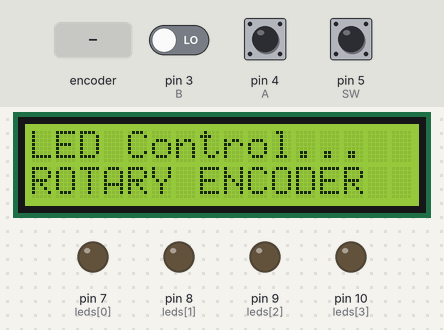
Bench run of a sketch on a simulated Arduino Uno, built with avr-gcc and run on an emulated ATmega328P. On the bench: 16×2 character LCD, output pins drawn as LEDs (lit = HIGH). The test bench sets the inputs (shaded band); at power-on: pin 5 (SW) HIGH, pin 3 (B) LOW, pin 4 (A) HIGH. What the sketch prints to the serial monitor is not drawn.

Above: at 1.2 s.
1.3 s: rotary encoder on pin 4 (A) / pin 3 (B) turned 3 steps (first pin leading)
At 3.0 s:
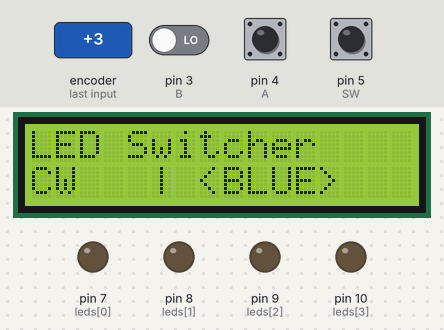
3.4 s: pin 5 (SW) pulled LOW for 0.15 s
At 4.2 s:
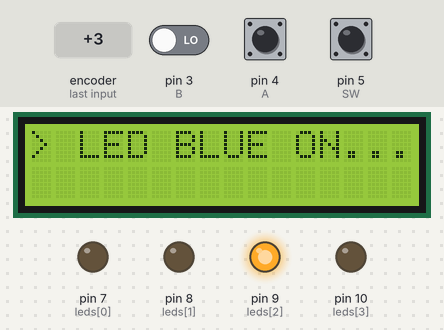
5.9 s: rotary encoder on pin 4 (A) / pin 3 (B) turned 2 steps (second pin leading)
At 7.4 s:
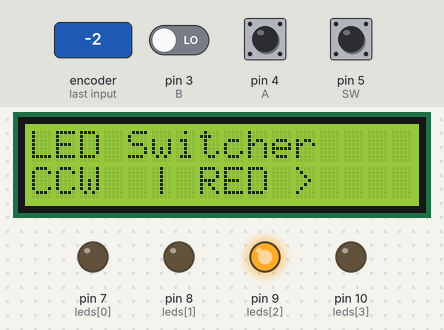
7.8 s: pin 5 (SW) pulled LOW for 1 s
At 8.1 s:
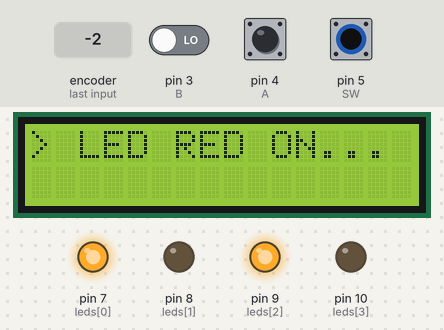
10.3 s: pin 5 (SW) pulled LOW for 0.15 s
At 11.1 s:
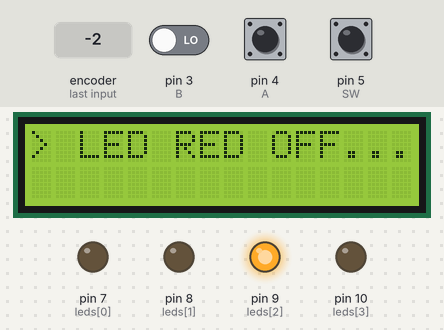
12.8 s: rotary encoder on pin 4 (A) / pin 3 (B) turned 3 steps (first pin leading)
At 14.4 s:
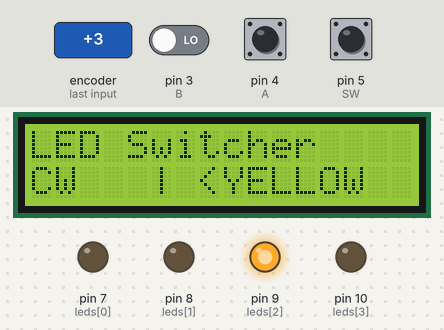
Timing chart, 0 to 15.9 s (numbered marks = the images above; inputs shaded):
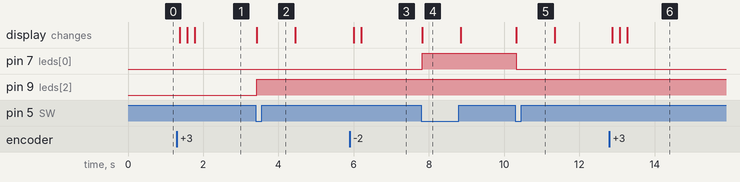

The sketch:

Rotary_Encoder_to_LCD_and_RGB.ino
```cpp
//source: https://yopiardinal.wordpress.com/2021/02/23/
//        counter-menggunakan-ky-040-dengan-arduino-uno-dan-lcd-1602-i2c-module/
//Modified and Expanded by Aldi Farhan Fahrosa
//IG: @dialectricals

//--------------------------------------------------------------------------------
#include <Wire.h> //library i2c
#include <LiquidCrystal_I2C.h> //library LCD16x02

LiquidCrystal_I2C lcd (0x27, 16, 2);

#define A 4 //CLK
#define B 3 //DT
#define SW 5 //SW
//--------------------------------------------------------------------------------
unsigned int counter = 0;
int currentStateA; //Deklarasi kondisi awal A (CLK)
int lastStateA; //Deklarasi kondisi akhir A (CLK)
int buttonState; //Info Kondisi terkini dari button
unsigned long lastButtonPress = 0; //info kondisi button sebelumnya

String currentDir ="";
String LED ="";

int leds [] = {7, 8, 9, 10}; //array led rgby

int ledStatus [5] = {0};
int timer = 1000;

//--------------------------------------------------------------------------------
void setup ()
{
  //set rotary encoder
  pinMode(A, INPUT);
  pinMode(B, INPUT);
  pinMode(SW, INPUT_PULLUP);
  updateCounter();

  for (int i = 0; i < 4; i++)
  {
    pinMode(leds[i], OUTPUT);
  }
  counter = 0;

  //baca status awal CLK (A)
  lastStateA = digitalRead(A);

  //lcd.init();
  //inisialisi LCD
  Serial.begin(9600);

  //Loading screen
  lcd.begin();
  lcd.backlight();
  lcd.setCursor(0,0);
  lcd.print("LED Control...");
  lcd.setCursor(0, 1);
  lcd.print("ROTARY ENCODER");

}
//--------------------------------------------------------------------------------
void loop()
{
  currentStateA = digitalRead(A); //baca status saat ini A (CLK)

  // Jika status CLK terakhir dan saat ini berbeda, maka pulse terjadi
  // Bereaksi hanya untuk 1 perubahan status untuk menghindari penghitungan ganda
  if(currentStateA != lastStateA && currentStateA == 1)
  {
    if (digitalRead(B) != currentStateA)
    // Encoder memutar searah jarum jam sehingga terjadi penambahan
    {
      counter ++;
      currentDir = "CW";
    }
    else
    {
       // Jika status DT berbeda dari status CLK maka
       // encoder akan memutar berlawanan arah jarum jam menjadi pengurangan
      counter--;
      currentDir = "CCW";
    }
    updateCounter();
    Serial.print("ARAH: ");
    Serial.print(currentDir);
    Serial.print(" | NILAI: ");
    Serial.println(counter);

  }
  //mengambil status A (CLK) terakhir
  lastStateA = currentStateA;

  //baca status button (SW)
  buttonState = digitalRead(SW);

  // Jika mendeteksi sinyal LOW, tombol ditekan
  if(buttonState == LOW)
  {
    /*jika 50ms telah berlalu sejak pulsa LOW terakhir, itu berarti bahwa
     tombol telah ditekan, dilepas dan ditekan lagi*/
    if(millis() - lastButtonPress > 50)
    {
      eksekusi();
      updateCounter();
    }
    lastButtonPress = millis();
  }
  delay(1);
}

//--------------------------------------------------------------------------------
void updateCounter()
{
  switch (counter)
  {
    case 0:
      counter = 1;
      break;
    case 1:
      printLcd();
      lcd.print("| RED >");
      break;
    case 2:
      printLcd();
      lcd.print("| <GREEN>");
      break;
    case 3:
      printLcd();
      lcd.print("| <BLUE>");
      break;
    case 4:
      printLcd();
      lcd.print("| <YELLOW");
      break;
    case 5:
      counter = 4;
      break;
  }
}
//--------------------------------------------------------------------------------
void printLcd()
{
  lcd.clear();
  lcd.setCursor(0, 0);
  lcd.print("LED Switcher");
  lcd.setCursor(0, 1);
  lcd.print(currentDir);
  lcd.setCursor(5, 1);
}
//--------------------------------------------------------------------------------
void eksekusi()
{
  switch(counter)
  {
    case 1:
      aksi1();
      break;
    case 2:
      aksi2();
      break;
    case 3:
      aksi3();
      break;
    case 4:
      aksi4();
      break;
  }
}
//--------------------------------------------------------------------------------
void aksi1()
{
  if(ledStatus[counter] != 0)
  {
    ledStatus[counter] = 0;
    lcd.clear();
    lcd.print("> LED RED OFF...");
    digitalWrite(leds[counter - 1], ledStatus[counter]);
    delay(timer);
  }
  else
  {
    ledStatus[counter] = 1;
    lcd.clear();
    lcd.print("> LED RED ON...");
    digitalWrite(leds[counter - 1], ledStatus[counter]);
    delay(timer);
  }
}

void aksi2()
{
  if(ledStatus[counter] != 0)
  {
    ledStatus[counter] = 0;
    lcd.clear();
    lcd.print("> LED GREEN OFF...");
    digitalWrite(leds[counter - 1], ledStatus[counter]);

    delay(timer);
  }
  else
  {
    ledStatus[counter] = 1;
    lcd.clear();
    lcd.print("> LED GREEN ON...");
    digitalWrite(leds[counter - 1], ledStatus[counter]);
    delay(timer);
  }
}

void aksi3()
{
  if(ledStatus[counter] != 0)
  {
    ledStatus[counter] = 0;
    lcd.clear();
    lcd.print("> LED BLUE OFF...");
    digitalWrite(leds[counter - 1], ledStatus[counter]);
    delay(timer);
  }
  else
  {
    ledStatus[counter] = 1;
    lcd.clear();
    lcd.print("> LED BLUE ON...");
    digitalWrite(leds[counter - 1], ledStatus[counter]);
    delay(timer);
  }
}

void aksi4()
{
  if(ledStatus[counter] != 0)
  {
    ledStatus[counter] = 0;
    lcd.clear();
    lcd.print("> LED YELLOW OFF...");
    digitalWrite(leds[counter - 1], ledStatus[counter]);
    delay(timer);
  }
  else
  {
    ledStatus[counter] = 1;
    lcd.clear();
    lcd.print("> LED YELLOW ON...");
    digitalWrite(leds[counter - 1], ledStatus[counter]);
    delay(timer);
  }
}
```

Measured:
- after the input at 1.3 s, the display: first changes after 0.08 s (image 1 shows a later state)
- after the input at 3.4 s, pin 9 (leds[2]): LOW → HIGH at once; the display: changes at once (image 2)
- after the input at 5.9 s, the display: first changes after 0.10 s (image 3 shows a later state)
- after the input at 7.8 s, pin 7 (leds[0]): LOW → HIGH at once; the display: changes at once (image 4)
- after the input at 10.3 s, pin 7 (leds[0]): HIGH → LOW at once; the display: changes at once (image 5)
- after the input at 12.8 s, the display: first changes after 0.08 s (image 6 shows a later state)
